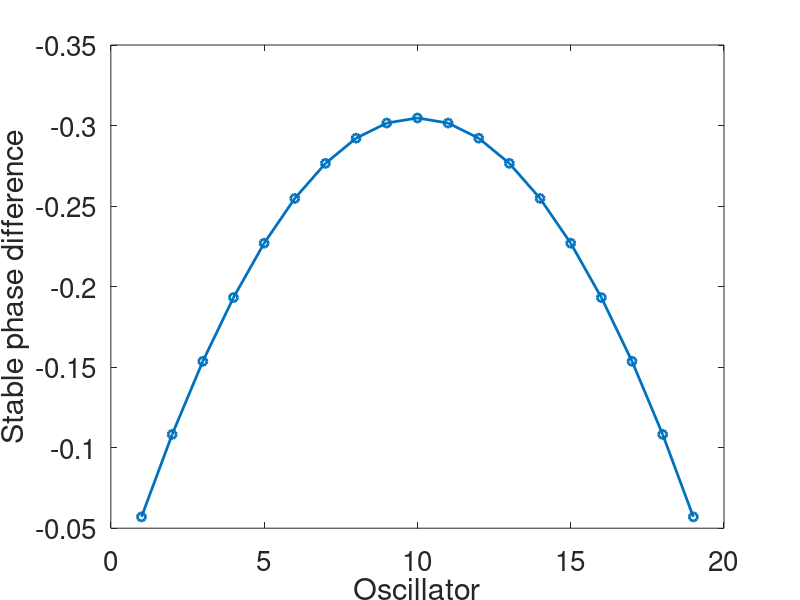
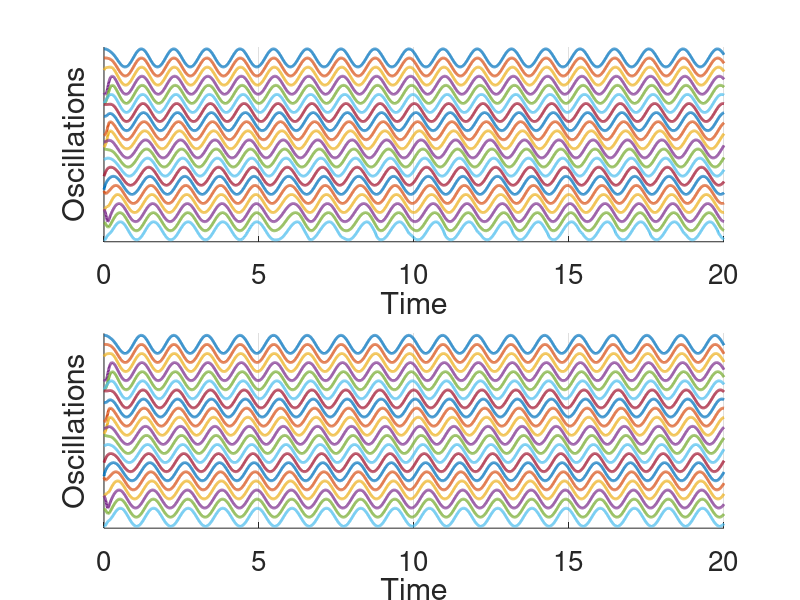
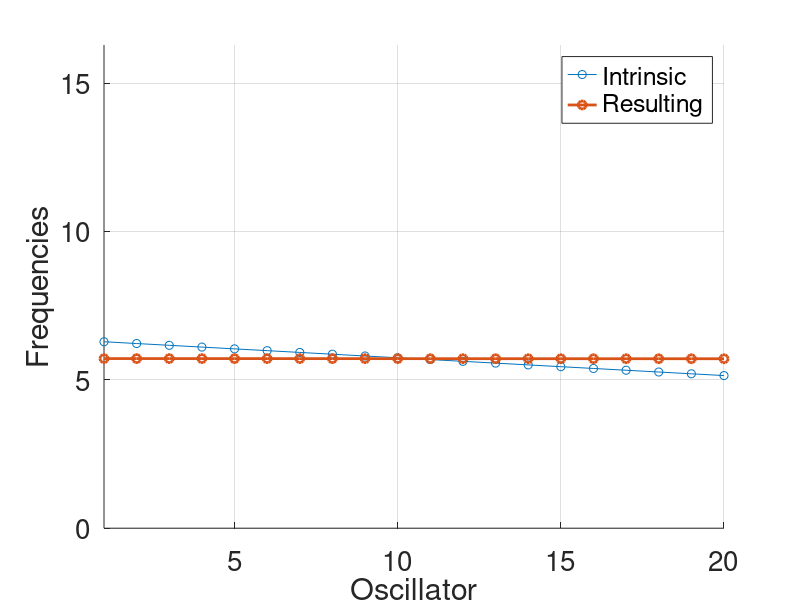
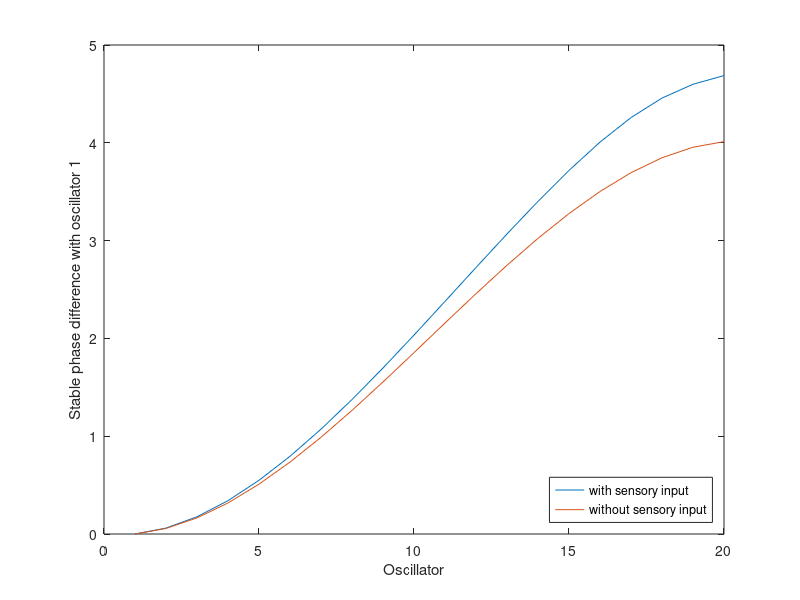

Source code (MATLAB) for these figures, in order:
function [res] = chain_phase_oscil(a,e,Noscils)
 % a is the coupling strength. e is the difference of intrinsic frequencies
 % from one oscillator to the next (typically negative, to get a head to
 % tail traveling wave). Noscils is the number of oscillators.
 close all
if nargin<1
    a = 10; % Coupling strength. FEEL FREE TO CHANGE
end
if nargin<2
    e=-0.06;  % Difference of intrinsic frequencies from one oscillator to the next. FEEL FREE TO CHANGE
end
if nargin<3
    Noscils=20;  % Number of oscillators. FEEL FREE TO CHANGE
end
close all

disp(sprintf('\n Noscils: %d,   Difference of freq: e=%.2f  Coupling strength a=%0.2f\n',Noscils,e,a))

% Set the frequency values to the oscillators. CHANGE FOR QUESTIONS 6.b
% Oscillator 1 is the head. Oscillator Noscils is the tail
omega = 2*pi*ones(Noscils, 1);
for i=2:Noscils
    omega(i)=omega(i-1)+e;
    %omega(i)=omega(1)+exp((i-1/Noscils)^5)*e*Noscils;
    %omega(i)=omega(i-1)*0.96;
end

%omega=pi*[2,1.6,1.3,1.1,1,0.95,0.9,0.8,0.6,0.3]';

dif_omega = diff(omega);


% USE HERE WHAT YOU KNOW FROM THE ANALYSIS PRESENTED IN THE LECTURE TO
% PREDICT WHETHER THE SYSTEM WILL CONVERGE OR NOT.

% COMPUTE THE COUPLING MATRIX
d = -2*ones(Noscils-1,1);
d1= ones(Noscils-2,1);
A = a*(diag(d,0) + diag(d1,1) + diag(d1,-1));

% Compute the fixed points
% COMPUTE THE VECTOR S
S = -(A\dif_omega);

% DETERMINE THE SYNCHRONIZATION CRITERION: (example
% synchronization_achieved=a>12 ):
synchronization_achieved = a>=abs(e)*Noscils*Noscils/8;

if synchronization_achieved
    disp(sprintf('Synchronization achieved:\n'));
    % COMPUTE THE FIXED POINTS FOR THE PHASE DIFFERENCES:
    fixed_points = asin(S);
        
    figure(1)
    plot(fixed_points,'o-','LineWidth',2)
    set(gca,'FontSize',20)
    set(gca,'YDir','Reverse')
    aa=axis;
 %   axis([0 Noscils aa(3) 0])
    xlabel('Oscillator')
    ylabel('Stable phase difference')
    hold off
    print -dpng chain_phase_oscil_phases.png
end

% Running the dynamical system

dt = 0.01;
t_end = 20;

% evolution of the different oscillators
dtheta = zeros(Noscils,1);
theta0  = 2*pi*(rand(Noscils,1)-0.5); % Random initial conditions
theta = theta0;
counter = 0;
% Euler integration (NOTE: FEEL FREE TO IMPLEMENT AS A RUNGE-KUTA
% INTEGRATION)
for t=0:dt:t_end
    counter = counter+1;

        % apply a mechanical input to the tail segment
    % UPDATE HERE THE TERM TO APPLY A PERIODIC FORCING TERM, CF QUESTION
    % 6.C
    phasefirst = mod(theta(1),2*pi);
    phaselast = mod(theta(end),2*pi);
    phasedifff = phaselast-phasefirst;
    
    if (phasedifff > -0 && phasedifff < pi)
        a_sens = 5;
        omega_mech = 1.7*pi/(1.05+phasedifff);
    else
        a_sens = 0;
        omega_mech = 1.7*pi;
    end
    
    
    % Evolution of the different oscillators
    % COMPUTE THE DERIVATIVES OF THETA FOR THE DIFFERENT OSCILLATORS    
    dtheta = omega + [a*sin(theta(2:end)-theta(1:end-1)); a_sens*sin(omega_mech*t-theta(end))] + [0; a*sin(theta(1:end-1)-theta(2:end))]; 
   
    % Euler integration
    theta = mod(theta + dtheta*dt,2*pi);
    
    %keep logs
    T(counter) = t;
    THETA(counter,:) = theta;
    DTHETA(counter,:) = dtheta;
    X(counter,:)  = cos(theta);
end
mechtheta1 = theta;


theta = theta0;
counter = 0;
a_sens = 0;
% Euler integration (NOTE: FEEL FREE TO IMPLEMENT AS A RUNGE-KUTA
% INTEGRATION)
for t=0:dt:t_end
    counter = counter+1;
    
    % Evolution of the different oscillators
    % COMPUTE THE DERIVATIVES OF THETA FOR THE DIFFERENT OSCILLATORS    
    dtheta = omega + [a*sin(theta(2:end)-theta(1:end-1)); a_sens*sin(omega_mech*t-theta(end))] + [0; a*sin(theta(1:end-1)-theta(2:end))]; 
   
    % Euler integration
    theta = mod(theta + dtheta*dt,2*pi);
    
    %keep logs
    T(counter) = t;
    THETA(counter,:) = theta;
    DTHETA(counter,:) = dtheta;
    X2(counter,:)  = cos(theta);
end
mechtheta2 = theta;
% Estimate the resulting frequencies of each oscillators by taking the
% average rate of each oscillators for the last 20 time steps
for i=1:Noscils
    resulting_freq(i) = mean(DTHETA([end-20 end], i));
end

% Make figures and plots

figure(2)
subplot(211)
grid on

hold on
set(gca,'FontSize',20)
for (i=1:Noscils)
    X_shifted(:,i) = X(:,i) + 1 + Noscils-i;
end
plot(T,X_shifted,'LineWidth',2)
axis([0 t_end -0.2 Noscils+1.2])
set(gca,'ytick',[])
xlabel('Time')
ylabel('Oscillations')

subplot(212)
grid on

hold on
set(gca,'FontSize',20)
for (i=1:Noscils)
    X_shifted(:,i) = X2(:,i) + 1 + Noscils-i;
end
plot(T,X_shifted,'LineWidth',2)
axis([0 t_end -0.2 Noscils+1.2])
set(gca,'ytick',[])
xlabel('Time')
ylabel('Oscillations')
print -dpng chain_phase_oscil.png

figure(3)
hold   on
set(gca,'FontSize',20);
grid on

if   a_sens == 0.0
    plot([1: Noscils],omega,'o-',[1: Noscils],resulting_freq,'o-','LineWidth',2);
    legend('Intrinsic', 'Resulting','location','best');
else
    plot([1: Noscils],omega,'o-',[1: Noscils],resulting_freq,'o-',Noscils,omega_mech,'o','LineWidth',2);
    legend('Intrinsic', 'Resulting','Mechanical','location','best');
end

axis([1 Noscils 0 max(omega)+10]);
xlabel('Oscillator');
ylabel('Frequencies');
print -dpng chain_phase_oscil_freq.png


figure(4)
plot(1:20,mod(mechtheta1(1)-mechtheta1,2*pi),1:20,mod(mechtheta2(1)-mechtheta2,2*pi));%,1:20,mod(theta(1),2*pi)-mod(theta,2*pi));
ylabel('Stable phase difference with oscillator 1');
xlabel('Oscillator');
legend('with sensory input','without sensory input','Location','southeast');

 res = {fixed_points,omega,resulting_freq',X_shifted};
 size(res);
 
end
